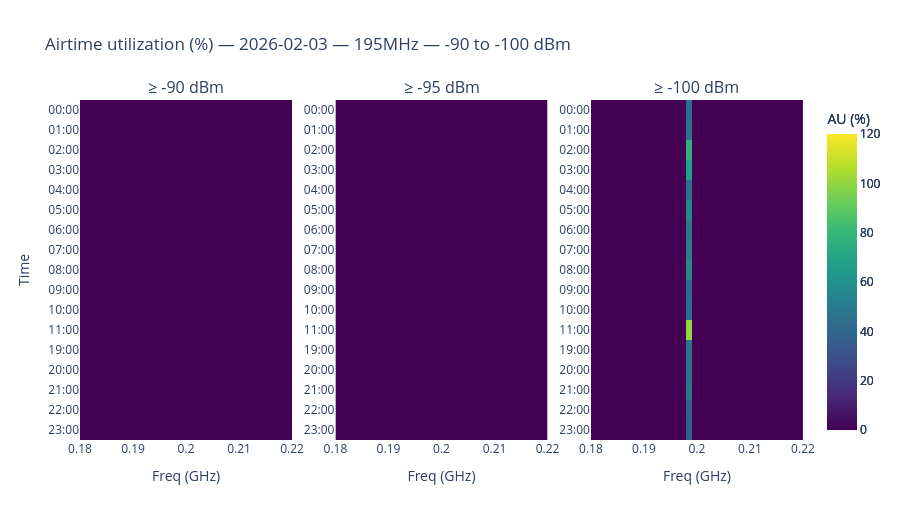
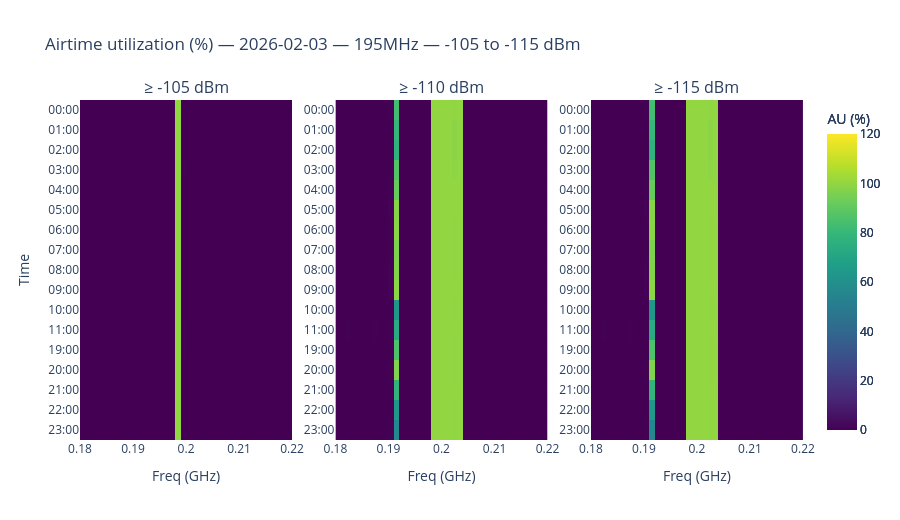
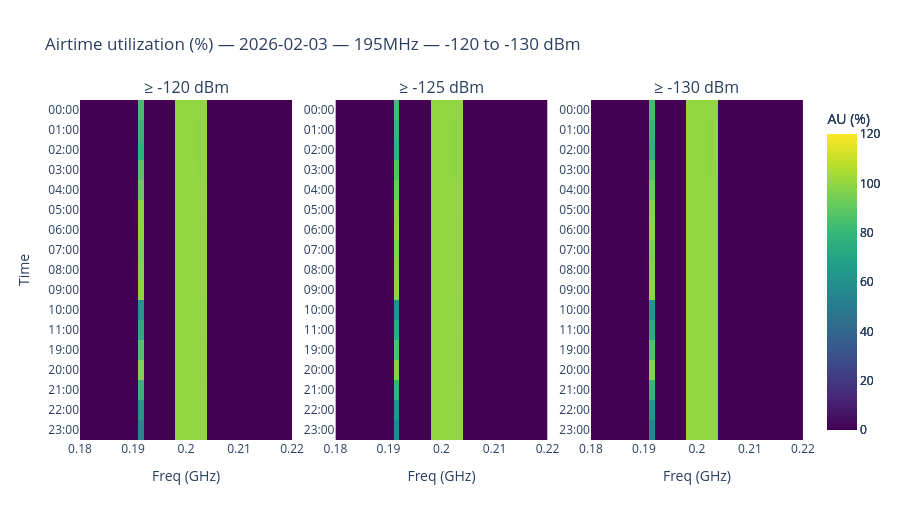

The cell these charts' notebook holds for them, in order:
### Code cell
# Three figures, each with 3 heatmaps (3 thresholds per image)
THRESHOLD_GROUPS = [[-90, -95, -100], [-105, -110, -115], [-120, -125, -130]]
for group in THRESHOLD_GROUPS:
    matrices = {}
    for th in group:
        mat = np.zeros((len(hours_sorted), n_full))
        for i, hour in enumerate(hours_sorted):
            if hour not in hour_data_by_threshold[th]:
                continue
            freq_ghz, au_row = hour_data_by_threshold[th][hour]
            if freq_ghz.size == 0:
                continue
            for j, fc in enumerate(full_freq_centers_ghz):
                idx = np.argmin(np.abs(freq_ghz - fc))
                if np.abs(freq_ghz[idx] - fc) < match_tol_ghz and idx < len(au_row):
                    mat[i, j] = au_row[idx]
        matrices[th] = mat
    vmax_global = 0.0
    for th in group:
        m = matrices[th]
        if m.size:
            vmax_global = max(vmax_global, max(10.0, np.max(m) * 1.2))
    vmax_global = vmax_global or 100.0
    fig = make_subplots(
        rows=1, cols=3,
        subplot_titles=[f"≥ {th} dBm" for th in group],
        shared_yaxes=True, horizontal_spacing=0.06,
    )
    for col, th in enumerate(group, start=1):
        fig.add_trace(
            go.Heatmap(
                x=full_freq_centers_ghz,
                y=hour_labels,
                z=matrices[th],
                colorscale="Viridis", zmin=0, zmax=vmax_global,
                colorbar=dict(title="AU (%)"),
                hovertemplate="Freq: %{x:.3f} GHz<br>Time: %{y}<br>AU: %{z:.2f}%<extra></extra>",
            ), row=1, col=col,
        )
    fig.update_layout(
        title=f"Airtime utilization (%) — {date_input} — {band_str} — {group[0]} to {group[-1]} dBm",
        height=max(520, len(hours_sorted) * 28), showlegend=False,
    )
    fig.update_xaxes(title_text="Freq (GHz)", row=1, col=1)
    fig.update_xaxes(title_text="Freq (GHz)", row=1, col=2)
    fig.update_xaxes(title_text="Freq (GHz)", row=1, col=3)
    fig.update_yaxes(title_text="Time", row=1, col=1)
    fig.update_yaxes(showticklabels=True, row=1, col=2)
    fig.update_yaxes(showticklabels=True, row=1, col=3)
    fig.update_yaxes(autorange="reversed", row=1)
    fig.show()

### Figure 1 — Plotly figure (JSON) as saved in the notebook; plotly's stock layout.template omitted (floating-point values rounded to 4 significant figures; data arrays with more than 128 entries replaced by an {"elided": "..."} marker saying what was removed)
{"data": [{"colorbar": {"title": {"text": "AU (%)"}}, "colorscale": [[0, "#440154"], [0.1111, "#482878"], [0.2222, "#3e4989"], [0.3333, "#31688e"], [0.4444, "#26828e"], [0.5556, "#1f9e89"], [0.6667, "#35b779"], [0.7778, "#6ece58"], [0.8889, "#b5de2b"], [1, "#fde725"]], "hovertemplate": "Freq: %{x:.3f} GHz<br>Time: %{y}<br>AU: %{z:.2f}%<extra></extra>", "type": "heatmap", "x": [0.1805, 0.1815, 0.1825, 0.1835, 0.1845, 0.1855, 0.1865, 0.1875, 0.1885, 0.1895, 0.1905, 0.1915, 0.1925, 0.1935, 0.1945, 0.1955, 0.1965, 0.1975, 0.1985, 0.1995, 0.2005, 0.2015, 0.2025, 0.2035, 0.2045, 0.2055, 0.2065, 0.2075, 0.2085, 0.2095, 0.2105, 0.2115, 0.2125, 0.2135, 0.2145, 0.2155, 0.2165, 0.2175, 0.2185, 0.2195], "xaxis": "x", "y": ["00:00", "01:00", "02:00", "03:00", "04:00", "05:00", "06:00", "07:00", "08:00", "09:00", "10:00", "11:00", "19:00", "20:00", "21:00", "22:00", "23:00"], "yaxis": "y", "z": {"elided": "17x40 float values"}, "zmax": 120, "zmin": 0}, {"colorbar": {"title": {"text": "AU (%)"}}, "colorscale": [[0, "#440154"], [0.1111, "#482878"], [0.2222, "#3e4989"], [0.3333, "#31688e"], [0.4444, "#26828e"], [0.5556, "#1f9e89"], [0.6667, "#35b779"], [0.7778, "#6ece58"], [0.8889, "#b5de2b"], [1, "#fde725"]], "hovertemplate": "Freq: %{x:.3f} GHz<br>Time: %{y}<br>AU: %{z:.2f}%<extra></extra>", "type": "heatmap", "x": [0.1805, 0.1815, 0.1825, 0.1835, 0.1845, 0.1855, 0.1865, 0.1875, 0.1885, 0.1895, 0.1905, 0.1915, 0.1925, 0.1935, 0.1945, 0.1955, 0.1965, 0.1975, 0.1985, 0.1995, 0.2005, 0.2015, 0.2025, 0.2035, 0.2045, 0.2055, 0.2065, 0.2075, 0.2085, 0.2095, 0.2105, 0.2115, 0.2125, 0.2135, 0.2145, 0.2155, 0.2165, 0.2175, 0.2185, 0.2195], "xaxis": "x2", "y": ["00:00", "01:00", "02:00", "03:00", "04:00", "05:00", "06:00", "07:00", "08:00", "09:00", "10:00", "11:00", "19:00", "20:00", "21:00", "22:00", "23:00"], "yaxis": "y2", "z": {"elided": "17x40 float values"}, "zmax": 120, "zmin": 0}, {"colorbar": {"title": {"text": "AU (%)"}}, "colorscale": [[0, "#440154"], [0.1111, "#482878"], [0.2222, "#3e4989"], [0.3333, "#31688e"], [0.4444, "#26828e"], [0.5556, "#1f9e89"], [0.6667, "#35b779"], [0.7778, "#6ece58"], [0.8889, "#b5de2b"], [1, "#fde725"]], "hovertemplate": "Freq: %{x:.3f} GHz<br>Time: %{y}<br>AU: %{z:.2f}%<extra></extra>", "type": "heatmap", "x": [0.1805, 0.1815, 0.1825, 0.1835, 0.1845, 0.1855, 0.1865, 0.1875, 0.1885, 0.1895, 0.1905, 0.1915, 0.1925, 0.1935, 0.1945, 0.1955, 0.1965, 0.1975, 0.1985, 0.1995, 0.2005, 0.2015, 0.2025, 0.2035, 0.2045, 0.2055, 0.2065, 0.2075, 0.2085, 0.2095, 0.2105, 0.2115, 0.2125, 0.2135, 0.2145, 0.2155, 0.2165, 0.2175, 0.2185, 0.2195], "xaxis": "x3", "y": ["00:00", "01:00", "02:00", "03:00", "04:00", "05:00", "06:00", "07:00", "08:00", "09:00", "10:00", "11:00", "19:00", "20:00", "21:00", "22:00", "23:00"], "yaxis": "y3", "z": {"elided": "17x40 float values"}, "zmax": 120, "zmin": 0}], "layout": {"annotations": [{"font": {"size": 16}, "showarrow": false, "text": "≥ -90 dBm", "x": 0.1467, "xanchor": "center", "xref": "paper", "y": 1, "yanchor": "bottom", "yref": "paper"}, {"font": {"size": 16}, "showarrow": false, "text": "≥ -95 dBm", "x": 0.5, "xanchor": "center", "xref": "paper", "y": 1, "yanchor": "bottom", "yref": "paper"}, {"font": {"size": 16}, "showarrow": false, "text": "≥ -100 dBm", "x": 0.8533, "xanchor": "center", "xref": "paper", "y": 1, "yanchor": "bottom", "yref": "paper"}], "height": 520, "showlegend": false, "title": {"text": "Airtime utilization (%) — 2026-02-03 — 195MHz — -90 to -100 dBm"}, "xaxis": {"anchor": "y", "domain": [0, 0.2933], "title": {"text": "Freq (GHz)"}}, "xaxis2": {"anchor": "y2", "domain": [0.3533, 0.6467], "title": {"text": "Freq (GHz)"}}, "xaxis3": {"anchor": "y3", "domain": [0.7067, 1], "title": {"text": "Freq (GHz)"}}, "yaxis": {"anchor": "x", "autorange": "reversed", "domain": [0, 1], "title": {"text": "Time"}}, "yaxis2": {"anchor": "x2", "autorange": "reversed", "domain": [0, 1], "matches": "y", "showticklabels": true}, "yaxis3": {"anchor": "x3", "autorange": "reversed", "domain": [0, 1], "matches": "y", "showticklabels": true}}}

### Figure 2 — Plotly figure (JSON) as saved in the notebook; plotly's stock layout.template omitted (floating-point values rounded to 4 significant figures; data arrays with more than 128 entries replaced by an {"elided": "..."} marker saying what was removed)
{"data": [{"colorbar": {"title": {"text": "AU (%)"}}, "colorscale": [[0, "#440154"], [0.1111, "#482878"], [0.2222, "#3e4989"], [0.3333, "#31688e"], [0.4444, "#26828e"], [0.5556, "#1f9e89"], [0.6667, "#35b779"], [0.7778, "#6ece58"], [0.8889, "#b5de2b"], [1, "#fde725"]], "hovertemplate": "Freq: %{x:.3f} GHz<br>Time: %{y}<br>AU: %{z:.2f}%<extra></extra>", "type": "heatmap", "x": [0.1805, 0.1815, 0.1825, 0.1835, 0.1845, 0.1855, 0.1865, 0.1875, 0.1885, 0.1895, 0.1905, 0.1915, 0.1925, 0.1935, 0.1945, 0.1955, 0.1965, 0.1975, 0.1985, 0.1995, 0.2005, 0.2015, 0.2025, 0.2035, 0.2045, 0.2055, 0.2065, 0.2075, 0.2085, 0.2095, 0.2105, 0.2115, 0.2125, 0.2135, 0.2145, 0.2155, 0.2165, 0.2175, 0.2185, 0.2195], "xaxis": "x", "y": ["00:00", "01:00", "02:00", "03:00", "04:00", "05:00", "06:00", "07:00", "08:00", "09:00", "10:00", "11:00", "19:00", "20:00", "21:00", "22:00", "23:00"], "yaxis": "y", "z": {"elided": "17x40 float values"}, "zmax": 120, "zmin": 0}, {"colorbar": {"title": {"text": "AU (%)"}}, "colorscale": [[0, "#440154"], [0.1111, "#482878"], [0.2222, "#3e4989"], [0.3333, "#31688e"], [0.4444, "#26828e"], [0.5556, "#1f9e89"], [0.6667, "#35b779"], [0.7778, "#6ece58"], [0.8889, "#b5de2b"], [1, "#fde725"]], "hovertemplate": "Freq: %{x:.3f} GHz<br>Time: %{y}<br>AU: %{z:.2f}%<extra></extra>", "type": "heatmap", "x": [0.1805, 0.1815, 0.1825, 0.1835, 0.1845, 0.1855, 0.1865, 0.1875, 0.1885, 0.1895, 0.1905, 0.1915, 0.1925, 0.1935, 0.1945, 0.1955, 0.1965, 0.1975, 0.1985, 0.1995, 0.2005, 0.2015, 0.2025, 0.2035, 0.2045, 0.2055, 0.2065, 0.2075, 0.2085, 0.2095, 0.2105, 0.2115, 0.2125, 0.2135, 0.2145, 0.2155, 0.2165, 0.2175, 0.2185, 0.2195], "xaxis": "x2", "y": ["00:00", "01:00", "02:00", "03:00", "04:00", "05:00", "06:00", "07:00", "08:00", "09:00", "10:00", "11:00", "19:00", "20:00", "21:00", "22:00", "23:00"], "yaxis": "y2", "z": {"elided": "17x40 float values"}, "zmax": 120, "zmin": 0}, {"colorbar": {"title": {"text": "AU (%)"}}, "colorscale": [[0, "#440154"], [0.1111, "#482878"], [0.2222, "#3e4989"], [0.3333, "#31688e"], [0.4444, "#26828e"], [0.5556, "#1f9e89"], [0.6667, "#35b779"], [0.7778, "#6ece58"], [0.8889, "#b5de2b"], [1, "#fde725"]], "hovertemplate": "Freq: %{x:.3f} GHz<br>Time: %{y}<br>AU: %{z:.2f}%<extra></extra>", "type": "heatmap", "x": [0.1805, 0.1815, 0.1825, 0.1835, 0.1845, 0.1855, 0.1865, 0.1875, 0.1885, 0.1895, 0.1905, 0.1915, 0.1925, 0.1935, 0.1945, 0.1955, 0.1965, 0.1975, 0.1985, 0.1995, 0.2005, 0.2015, 0.2025, 0.2035, 0.2045, 0.2055, 0.2065, 0.2075, 0.2085, 0.2095, 0.2105, 0.2115, 0.2125, 0.2135, 0.2145, 0.2155, 0.2165, 0.2175, 0.2185, 0.2195], "xaxis": "x3", "y": ["00:00", "01:00", "02:00", "03:00", "04:00", "05:00", "06:00", "07:00", "08:00", "09:00", "10:00", "11:00", "19:00", "20:00", "21:00", "22:00", "23:00"], "yaxis": "y3", "z": {"elided": "17x40 float values"}, "zmax": 120, "zmin": 0}], "layout": {"annotations": [{"font": {"size": 16}, "showarrow": false, "text": "≥ -105 dBm", "x": 0.1467, "xanchor": "center", "xref": "paper", "y": 1, "yanchor": "bottom", "yref": "paper"}, {"font": {"size": 16}, "showarrow": false, "text": "≥ -110 dBm", "x": 0.5, "xanchor": "center", "xref": "paper", "y": 1, "yanchor": "bottom", "yref": "paper"}, {"font": {"size": 16}, "showarrow": false, "text": "≥ -115 dBm", "x": 0.8533, "xanchor": "center", "xref": "paper", "y": 1, "yanchor": "bottom", "yref": "paper"}], "height": 520, "showlegend": false, "title": {"text": "Airtime utilization (%) — 2026-02-03 — 195MHz — -105 to -115 dBm"}, "xaxis": {"anchor": "y", "domain": [0, 0.2933], "title": {"text": "Freq (GHz)"}}, "xaxis2": {"anchor": "y2", "domain": [0.3533, 0.6467], "title": {"text": "Freq (GHz)"}}, "xaxis3": {"anchor": "y3", "domain": [0.7067, 1], "title": {"text": "Freq (GHz)"}}, "yaxis": {"anchor": "x", "autorange": "reversed", "domain": [0, 1], "title": {"text": "Time"}}, "yaxis2": {"anchor": "x2", "autorange": "reversed", "domain": [0, 1], "matches": "y", "showticklabels": true}, "yaxis3": {"anchor": "x3", "autorange": "reversed", "domain": [0, 1], "matches": "y", "showticklabels": true}}}

### Figure 3 — Plotly figure (JSON) as saved in the notebook; plotly's stock layout.template omitted (floating-point values rounded to 4 significant figures; data arrays with more than 128 entries replaced by an {"elided": "..."} marker saying what was removed)
{"data": [{"colorbar": {"title": {"text": "AU (%)"}}, "colorscale": [[0, "#440154"], [0.1111, "#482878"], [0.2222, "#3e4989"], [0.3333, "#31688e"], [0.4444, "#26828e"], [0.5556, "#1f9e89"], [0.6667, "#35b779"], [0.7778, "#6ece58"], [0.8889, "#b5de2b"], [1, "#fde725"]], "hovertemplate": "Freq: %{x:.3f} GHz<br>Time: %{y}<br>AU: %{z:.2f}%<extra></extra>", "type": "heatmap", "x": [0.1805, 0.1815, 0.1825, 0.1835, 0.1845, 0.1855, 0.1865, 0.1875, 0.1885, 0.1895, 0.1905, 0.1915, 0.1925, 0.1935, 0.1945, 0.1955, 0.1965, 0.1975, 0.1985, 0.1995, 0.2005, 0.2015, 0.2025, 0.2035, 0.2045, 0.2055, 0.2065, 0.2075, 0.2085, 0.2095, 0.2105, 0.2115, 0.2125, 0.2135, 0.2145, 0.2155, 0.2165, 0.2175, 0.2185, 0.2195], "xaxis": "x", "y": ["00:00", "01:00", "02:00", "03:00", "04:00", "05:00", "06:00", "07:00", "08:00", "09:00", "10:00", "11:00", "19:00", "20:00", "21:00", "22:00", "23:00"], "yaxis": "y", "z": {"elided": "17x40 float values"}, "zmax": 120, "zmin": 0}, {"colorbar": {"title": {"text": "AU (%)"}}, "colorscale": [[0, "#440154"], [0.1111, "#482878"], [0.2222, "#3e4989"], [0.3333, "#31688e"], [0.4444, "#26828e"], [0.5556, "#1f9e89"], [0.6667, "#35b779"], [0.7778, "#6ece58"], [0.8889, "#b5de2b"], [1, "#fde725"]], "hovertemplate": "Freq: %{x:.3f} GHz<br>Time: %{y}<br>AU: %{z:.2f}%<extra></extra>", "type": "heatmap", "x": [0.1805, 0.1815, 0.1825, 0.1835, 0.1845, 0.1855, 0.1865, 0.1875, 0.1885, 0.1895, 0.1905, 0.1915, 0.1925, 0.1935, 0.1945, 0.1955, 0.1965, 0.1975, 0.1985, 0.1995, 0.2005, 0.2015, 0.2025, 0.2035, 0.2045, 0.2055, 0.2065, 0.2075, 0.2085, 0.2095, 0.2105, 0.2115, 0.2125, 0.2135, 0.2145, 0.2155, 0.2165, 0.2175, 0.2185, 0.2195], "xaxis": "x2", "y": ["00:00", "01:00", "02:00", "03:00", "04:00", "05:00", "06:00", "07:00", "08:00", "09:00", "10:00", "11:00", "19:00", "20:00", "21:00", "22:00", "23:00"], "yaxis": "y2", "z": {"elided": "17x40 float values"}, "zmax": 120, "zmin": 0}, {"colorbar": {"title": {"text": "AU (%)"}}, "colorscale": [[0, "#440154"], [0.1111, "#482878"], [0.2222, "#3e4989"], [0.3333, "#31688e"], [0.4444, "#26828e"], [0.5556, "#1f9e89"], [0.6667, "#35b779"], [0.7778, "#6ece58"], [0.8889, "#b5de2b"], [1, "#fde725"]], "hovertemplate": "Freq: %{x:.3f} GHz<br>Time: %{y}<br>AU: %{z:.2f}%<extra></extra>", "type": "heatmap", "x": [0.1805, 0.1815, 0.1825, 0.1835, 0.1845, 0.1855, 0.1865, 0.1875, 0.1885, 0.1895, 0.1905, 0.1915, 0.1925, 0.1935, 0.1945, 0.1955, 0.1965, 0.1975, 0.1985, 0.1995, 0.2005, 0.2015, 0.2025, 0.2035, 0.2045, 0.2055, 0.2065, 0.2075, 0.2085, 0.2095, 0.2105, 0.2115, 0.2125, 0.2135, 0.2145, 0.2155, 0.2165, 0.2175, 0.2185, 0.2195], "xaxis": "x3", "y": ["00:00", "01:00", "02:00", "03:00", "04:00", "05:00", "06:00", "07:00", "08:00", "09:00", "10:00", "11:00", "19:00", "20:00", "21:00", "22:00", "23:00"], "yaxis": "y3", "z": {"elided": "17x40 float values"}, "zmax": 120, "zmin": 0}], "layout": {"annotations": [{"font": {"size": 16}, "showarrow": false, "text": "≥ -120 dBm", "x": 0.1467, "xanchor": "center", "xref": "paper", "y": 1, "yanchor": "bottom", "yref": "paper"}, {"font": {"size": 16}, "showarrow": false, "text": "≥ -125 dBm", "x": 0.5, "xanchor": "center", "xref": "paper", "y": 1, "yanchor": "bottom", "yref": "paper"}, {"font": {"size": 16}, "showarrow": false, "text": "≥ -130 dBm", "x": 0.8533, "xanchor": "center", "xref": "paper", "y": 1, "yanchor": "bottom", "yref": "paper"}], "height": 520, "showlegend": false, "title": {"text": "Airtime utilization (%) — 2026-02-03 — 195MHz — -120 to -130 dBm"}, "xaxis": {"anchor": "y", "domain": [0, 0.2933], "title": {"text": "Freq (GHz)"}}, "xaxis2": {"anchor": "y2", "domain": [0.3533, 0.6467], "title": {"text": "Freq (GHz)"}}, "xaxis3": {"anchor": "y3", "domain": [0.7067, 1], "title": {"text": "Freq (GHz)"}}, "yaxis": {"anchor": "x", "autorange": "reversed", "domain": [0, 1], "title": {"text": "Time"}}, "yaxis2": {"anchor": "x2", "autorange": "reversed", "domain": [0, 1], "matches": "y", "showticklabels": true}, "yaxis3": {"anchor": "x3", "autorange": "reversed", "domain": [0, 1], "matches": "y", "showticklabels": true}}}
